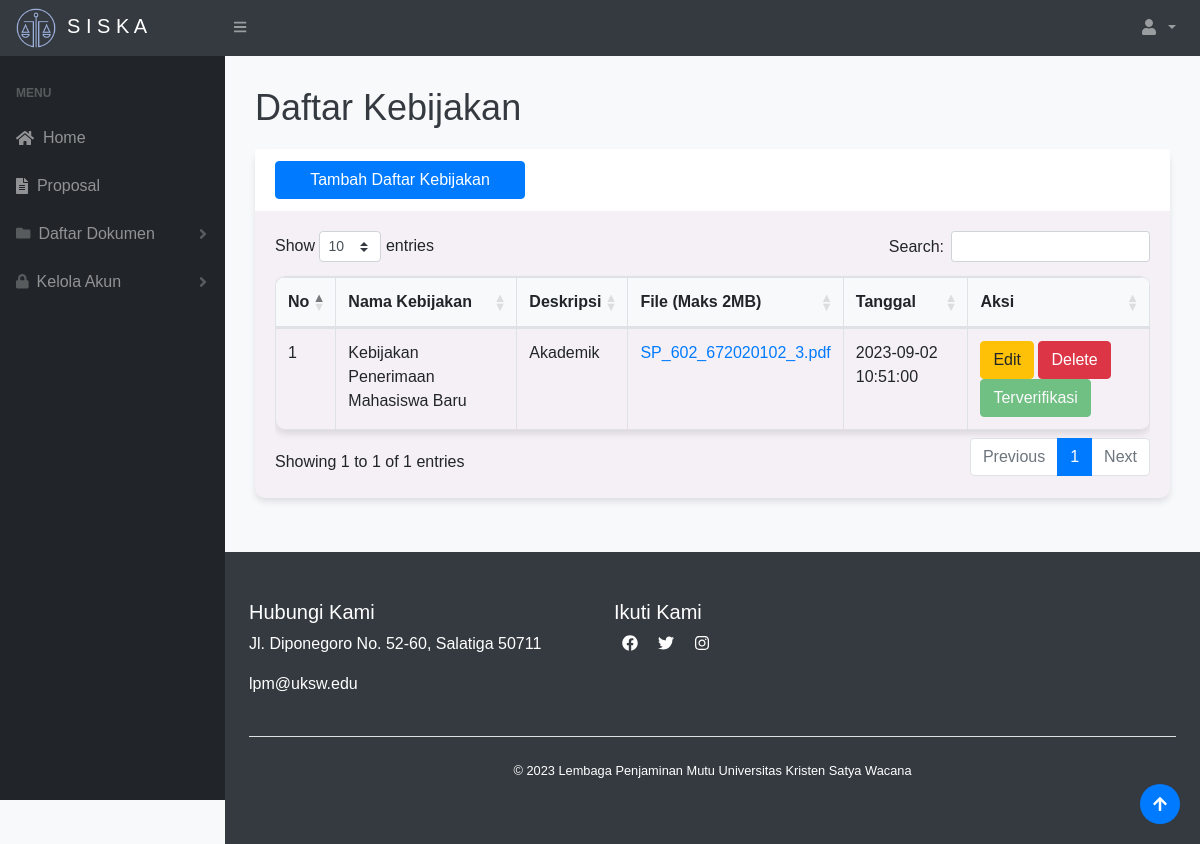
The app's page /superadmin/index.php (signed in) with its own data.
### tables this page shows
CREATE TABLE `kebijakan` (
  `idkebijakan` int(11) NOT NULL,
  `namakebijakan` varchar(50) NOT NULL,
  `deskripsi` varchar(150) NOT NULL,
  `file` varchar(50) NOT NULL,
  `tanggal` datetime NOT NULL,
  `status` int(11) NOT NULL
);

### superadmin/index.php (the view, shortened to what this page needs)
<?php
require "../function.php";
if (isset($_SESSION['log']) && $_SESSION['role'] === 'superadmin') {
?>
    <!DOCTYPE html>
    <html lang="en">
    <head>
        <link href="../css/styles.css" rel="stylesheet" />
        <link href="../css/tambah.css" rel="stylesheet" />
        <link href="https://cdn.datatables.net/1.10.20/css/dataTables.bootstrap4.min.css" rel="stylesheet" />
    </head>
    <body class="sb-nav-fixed">
        <?php include('../navbar.php'); ?>
        <div id="layoutSidenav">
            <div id="layoutSidenav_nav">
                <?php include('sidebar.php'); ?>
            </div>
            <div id="layoutSidenav_content">
                <main>
                    <div class="container-fluid">
                        <h1>Daftar Kebijakan </h1>
                        <div class="card mb-4">
                            <div class="card-header">
                                <button type="button" class="btn btn-primary" data-toggle="modal" data-target="#myModal">
                                    Tambah Daftar Kebijakan
                                </button>
                            </div>
                            <div class="card-body">
                                <div class="table-responsive">
                                    <table class="table table-bordered" id="dataTable" width="100%" cellspacing="0">
                                        <thead>
                                            <tr>
                                                <th>No</th>
                                                <th>Nama Kebijakan</th>
                                                <th>Deskripsi</th>
                                                <th>File (Maks 2MB)</th>
                                                <th>Tanggal</th>
                                                <th>Aksi</th>
                                            </tr>
                                        </thead>
                                        <tbody>
                                            <?php
                                            $ambilsemuadatakebijakan = mysqli_query($conn, "select * from kebijakan");
                                            $i = 1;
                                            while ($data = mysqli_fetch_array($ambilsemuadatakebijakan)) {
                                                $namakebijakan = $data['namakebijakan'];
                                                $deskripsi = $data['deskripsi'];
                                                $file = $data['file'];
                                                $idk = $data['idkebijakan'];
                                                $tanggal = $data['tanggal'];
                                            ?>
                                                <tr>
                                                    <td><?= $i++; ?></td>
                                                    <td><?= $namakebijakan; ?></td>
                                                    <td><?= $deskripsi; ?></td>
                                                    <td><a href="../assets/kebijakan/pdf/<?= $file; ?>" target="_blank"><?= $file; ?></a></td>
                                                    <td><?= $tanggal; ?></td>
                                                    <td>
                                                        <button type="button" class="btn btn-warning" data-toggle="modal" data-target="#edit<?= $idk; ?>">
                                                            Edit
                                                        </button>
                                                        <button type="button" class="btn btn-danger" data-toggle="modal" data-target="#delete<?= $idk; ?>">
                                                            Delete
                                                        </button>
                                                        <?php
                                                        if ($data['status'] == 1) {
                                                            echo '<button type="button" class="btn btn-success" disabled>Terverifikasi</button>';
                                                        } else if ($data['status'] == 2) {
                                                            echo '<button type="button" class="btn btn-danger" disabled>Gagal Verifikasi</button>';
                                                        } else {
                                                            echo '<button type="button" class="btn btn-success" data-toggle="modal" data-target="#verifikasi' . $idk . '">Verifikasi</button>';
                                                        }
                                                        ?>
                                                    </td>
                                                </tr>
                                            <?php
                                            };
                                            ?>
                                        </tbody>
                                    </table>
                                </div>
                            </div>
                        </div>
                        <button onclick="topFunction()" id="myBtn" title="Go to top"><i class="fas fa-arrow-up"></i></button>
                </main>
                <?php include('../footer.php'); ?>
            </div>
        </div>
    </body>
    </html>
<?php
} else {
    header("location:../index.php");
    exit();
}
?>

### css/tambah.css (style rules this page uses)
body { font-family: Arial, sans-serif; background-color: #f8f9fa; }
.container-fluid { padding: 30px; }
h1 { font-size: 36px; margin-bottom: 20px; color: #343a40; }
.card { margin-bottom: 30px; border: none; border-radius: 10px; box-shadow: 0 4px 6px rgba(0, 0, 0, 0.1); }
.card-header { background-color: #fff; border-bottom: none; }
.card-body { padding: 20px; }
table { width: 100%; border-collapse: collapse; border-radius: 10px; overflow: hidden; box-shadow: 0 4px 6px rgba(0, 0, 0, 0.1); }
th, td { padding: 12px 15px; text-align: left; border-bottom: 1px solid #e9ecef; }
th { background-color: #f8f9fa; }
a { text-decoration: none; }
#myBtn { position: fixed; bottom: 20px; right: 20px; background: none; border: none; padding: 0; cursor: pointer; width: 40px; height: 40px; border-radius: 50%; background-color: #007bff; color: #fff; display: flex; justify-content: center; align-items: center; }

### records on screen
kebijakan: namakebijakan "Kebijakan Penerimaan Mahasiswa Baru", deskripsi "Akademik", file "SP_602_672020102_3.pdf", tanggal "2023-09-02 10:51:00", status "Terverifikasi"
